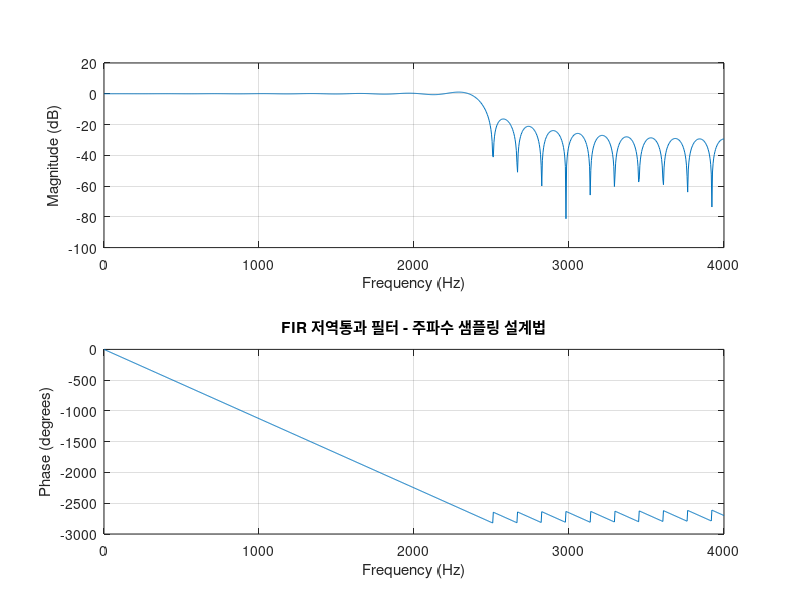

This chart was generated by the following MATLAB code:
% FIR 저역통과 필터 설계 - 주파수 샘플링법

% 필터 사양
fs = 8000;              % 샘플링 주파수 (Hz)
N = 50;                 % 필터 차수 (계수 개수는 N+1 = 51)
fc_pass = 1200;         % 통과대역 경계
fc_stop = 1800;         % 차단대역 시작

% 정규화 주파수 계산
wp = fc_pass / (fs/2);  % 통과대역 정규화
ws = fc_stop / (fs/2);  % 차단대역 정규화

% 이상적인 주파수 응답 정의
H = zeros(1, N+1);                 % 주파수 응답 초기화
fp = floor(wp * (N+1));            % 통과대역 경계 인덱스 계산
H(1:fp+1) = 1;                     % 통과대역 설정
H(end-fp+1:end) = 1;               % 대칭성 보장 (실수 계수 필터용)

% 시간 영역 필터 계수로 변환 (IDFT)
b_freq = real(ifft(H));            % 복소수 제거
b_freq = fftshift(b_freq);         % 중심 정렬

% 주파수 응답 시각화
figure;
freqz(b_freq, 1, 1024, fs);
title('FIR 저역통과 필터 - 주파수 샘플링 설계법');
